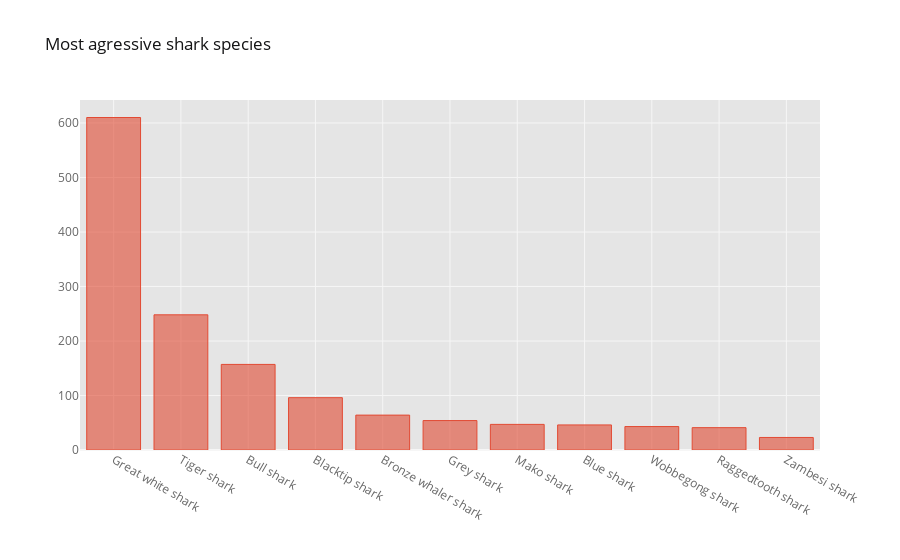

This figure's notebook cell:
### Code cell
df["Species "].value_counts().iplot(kind="bar", title= "Most agressive shark species")

### Figure 1 — Plotly figure (JSON) as saved in the notebook; plotly's stock layout.template omitted (floating-point values rounded to 4 significant figures)
{"data": [{"marker": {"color": "rgba(226, 74, 51, 0.6)", "line": {"color": "rgba(226, 74, 51, 1.0)", "width": 1}}, "name": "Species ", "orientation": "v", "text": "", "type": "bar", "x": ["Great white shark", "Tiger shark", "Bull shark", "Blacktip shark", "Bronze whaler shark", "Grey shark", "Mako shark", "Blue shark", "Wobbegong shark", "Raggedtooth shark", "Zambesi shark"], "y": [610, 248, 157, 96, 64, 54, 47, 46, 43, 41, 23]}], "layout": {"legend": {"bgcolor": "#FFFFFF", "font": {"color": "#666666"}}, "paper_bgcolor": "#FFFFFF", "plot_bgcolor": "#E5E5E5", "title": {"font": {"color": "#151516"}, "text": "Most agressive shark species"}, "xaxis": {"gridcolor": "#F6F6F6", "showgrid": true, "tickfont": {"color": "#666666"}, "title": {"font": {"color": "#666666"}, "text": ""}, "zerolinecolor": "#F6F6F6"}, "yaxis": {"gridcolor": "#F6F6F6", "showgrid": true, "tickfont": {"color": "#666666"}, "title": {"font": {"color": "#666666"}, "text": ""}, "zerolinecolor": "#F6F6F6"}}}
